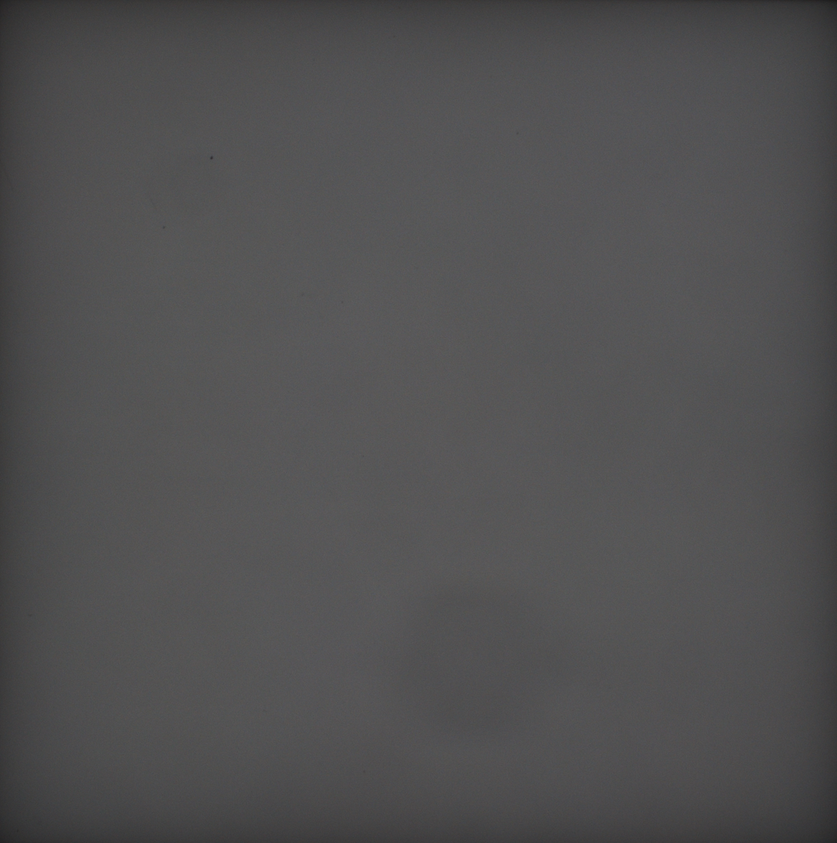
#> input picture hk_camera/scripts/dual_camera_calibration/calibration_images/luminous_board.png, 837 x 843 px, shrunk from 1212 x 1220 before the run, found by its file name
$ python luminous_board_detector.py
#> lines starting #> are read from the running program, lines starting #| are printed output that depends on the picture
import cv2
import numpy as np
import matplotlib.pyplot as plt

def check_uniformity(image_path, show_plot=True, std_threshold_ratio=0.05):
    # 1. 读取图像并转为灰度
#> called with show_plot = True, std_threshold_ratio = 0.05
    img = cv2.imread(image_path)
#> img is the input picture: shape (843, 837, 3); mean B, G, R 81, 80.2, 80.8
    if img is None:
        raise ValueError("图像读取失败，请检查路径")

    gray = cv2.cvtColor(img, cv2.COLOR_BGR2GRAY)

    # 2. 高斯模糊去除噪声（可调）
    gray_blur = cv2.GaussianBlur(gray, (31, 31), 0)

    # 3. 计算统计信息
    mean_val = np.mean(gray_blur)
#> mean_val = 80.51
    std_val = np.std(gray_blur)
#> std_val = 7.61
    ratio = std_val / mean_val
#> ratio = 0.0945

    # 4. 输出结论
    print(f"亮度均值: {mean_val:.2f}")
#| 亮度均值: 80.51
    print(f"亮度标准差: {std_val:.2f}")
#| 亮度标准差: 7.61
    print(f"标准差/均值比例: {ratio:.2%}")
#| 标准差/均值比例: 9.45%

    if ratio < std_threshold_ratio:
        print("✅ 发光板光照较为均匀")
    else:
        print("⚠️ 发光板光照存在明显不均匀")

    # 5. 显示热力图（可视化亮度分布）
    if show_plot:
        plt.figure(figsize=(8, 6))
        plt.imshow(gray_blur, cmap='hot')
        plt.title('Brightness heatmap (blurred)')
        plt.colorbar(label='brightness value')
        plt.tight_layout()
        plt.show()
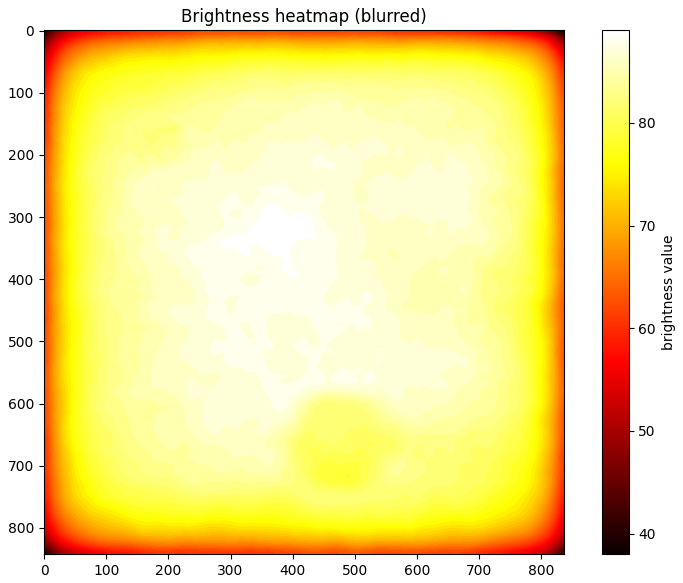
#> figure drawn by matplotlib, 2 panels

# 示例用法
check_uniformity("/home/lsy/gbx_cropping_ws/src/camera/hk_camera/scripts/calibration_images/luminous_board.png")
